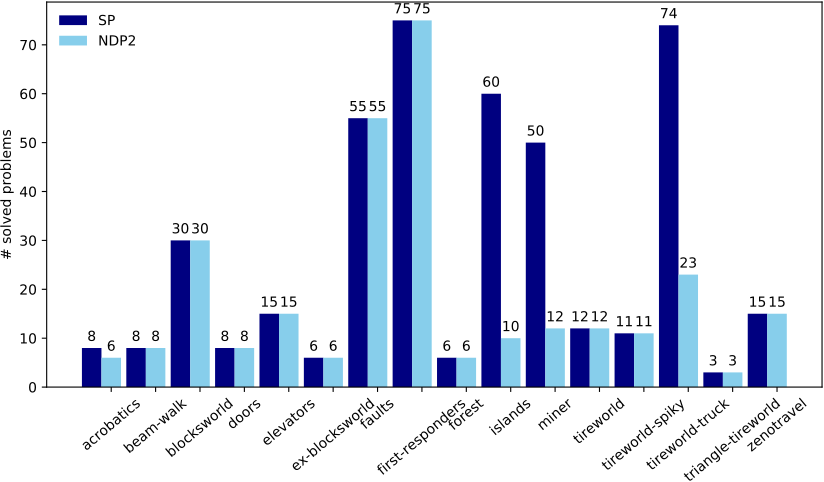

This figure's Python source:
import sys, os
import pandas as pd
import matplotlib.pyplot as plt
import matplotlib.ticker as ticker
import numpy as np
from collections import defaultdict 

# plt.style.use('classic')

ex_results = ['SAT.csv', 'PRP.csv', 'SP$_{FD}$.csv', 'SP$_{FF}$.csv', 'SP$_{M}$.csv', 'SP$_{LPG-TD}$.csv']

COLOR = { 0 : 'navy',
          1 : 'skyblue',
          2 : 'darkcyan',
          3 : 'black' }

# load a list of domains (directories)
domains = sorted([d for d in os.listdir(r'.') if os.path.isdir(d) and not d == 'output'])

print('domains:', domains, len(domains))

solved = defaultdict(list)
for domain in domains:
    for result in os.listdir(domain):
        if result in ex_results: continue

        df = pd.read_csv(domain+'/'+result,header=0).fillna(0)
        solved[os.path.splitext(os.path.basename(result))[0]].append(\
                sum(df['solvable'].values.tolist()))

print('solved problems:')
for i, key in enumerate(solved):
    print(i, key, solved[key], len(solved[key]))

x = np.arange(len(domains))  # the label locations
width = 0.44  # the width of the bars

fig, ax = plt.subplots(figsize=(10, 5))
# fig, ax = plt.subplots(figsize=(14, 7))

rects = []

i = 0
for key in solved:
    if len(solved[key]) == len(domains):
        rects.append( ax.bar(x + width*i, solved[key], width, label=key, color=COLOR[i%len(COLOR)]) )
        i += 1

# Add some text for labels, title and custom x-axis tick labels, etc.
ax.set_ylabel('# solved problems')
ax.set_xticks(x + width)
ax.set_xticklabels(domains, rotation=40)
ax.legend(loc='upper left', frameon=False)

def autolabel(rects):
    """Attach a text label above each bar in *rects*, displaying its height."""
    for rect in rects:
        height = rect.get_height()
        ax.annotate('{:g}'.format(height),
                    xy=(rect.get_x() + rect.get_width() / 2, height),
                    xytext=(0, 3),  # 3 points vertical offset
                    textcoords="offset points",
                    ha='center', va='bottom', fontsize=10)
for rect in rects:
    autolabel(rect)

# fig.tight_layout(pad=.5)
fig.savefig('plot_solved_all.pdf', bbox_inches='tight')

# plt.show()

# crop the output pdf file
os.system('pdfcrop plot_solved_all.pdf plot_solved_all.pdf')
